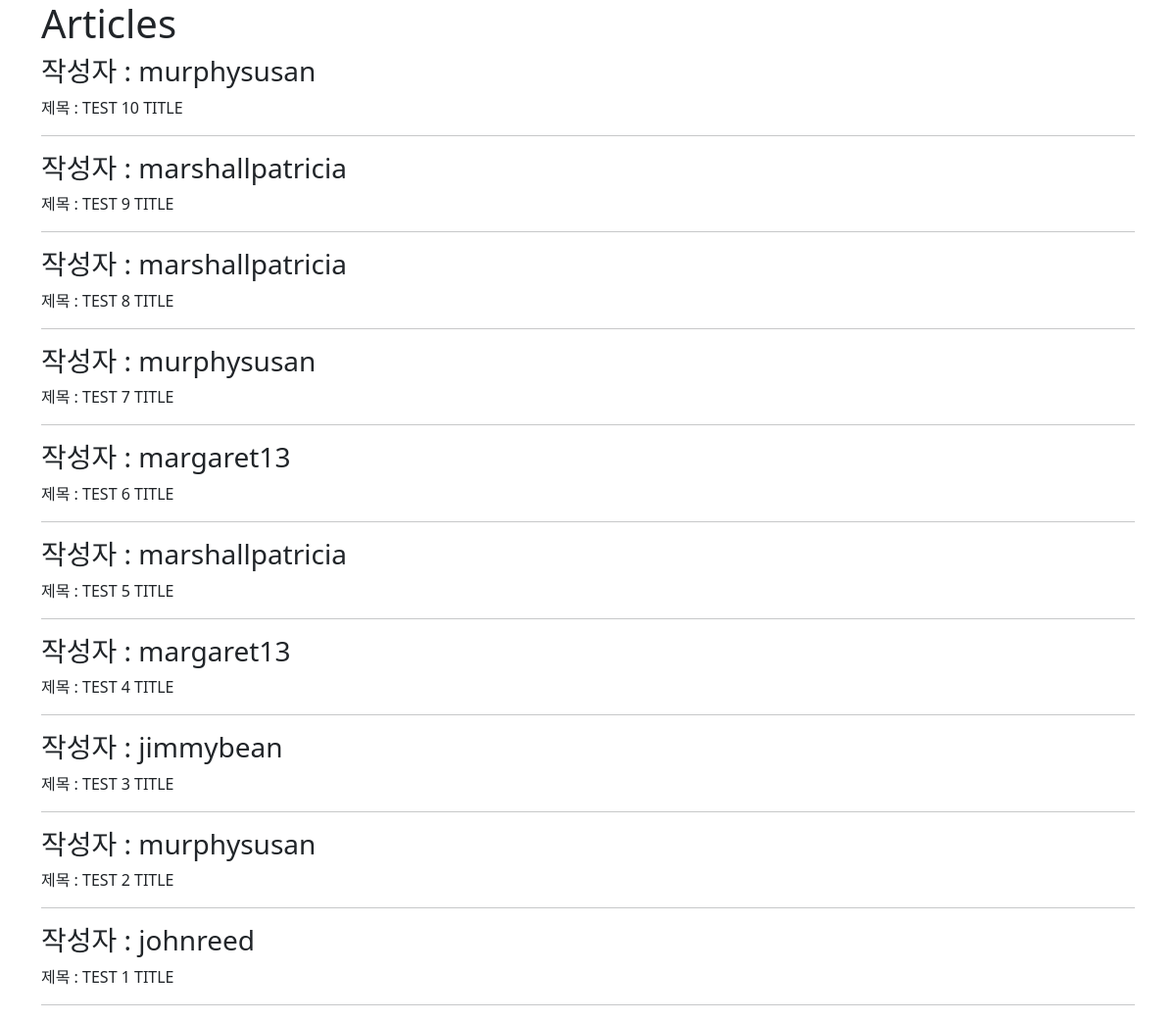
Screenshot of /articles/index-2/ with the database file from the repository.
### articles/models.py (models this page shows, shortened)
class Article(models.Model):
    user = models.ForeignKey(settings.AUTH_USER_MODEL, on_delete=models.CASCADE)
    like_users = models.ManyToManyField(settings.AUTH_USER_MODEL, related_name='like_articles')
    title = models.CharField(max_length=10)
    content = models.TextField()
    created_at = models.DateTimeField(auto_now_add=True)
    updated_at = models.DateTimeField(auto_now=True)

### accounts/models.py (models this page shows)
class User(AbstractUser):
    pass

### articles/views.py (the view)
# urls.py: path('index-2/', views.index_2),
def index_2(request):
    articles = Article.objects.select_related('user').order_by('-pk')
    context = {
        'articles': articles,
    }
    return render(request, 'articles/index_2.html', context)

### articles/templates/articles/index_2.html
{% extends 'base.html' %}
{% block content %}
  <h1>Articles</h1>
{% for article in articles %}
  <h3>작성자 : {{ article.user.username }}</h3>
  <p>제목 : {{ article.title }}</p>
  <hr>
{% endfor %}
{% endblock content %}

### rows the page displays
Article: user.username "murphysusan", title "TEST 10 TITLE"
Article: user.username "marshallpatricia", title "TEST 9 TITLE"
Article: user.username "marshallpatricia", title "TEST 8 TITLE"
Article: user.username "murphysusan", title "TEST 7 TITLE"
Article: user.username "margaret13", title "TEST 6 TITLE"
Article: user.username "marshallpatricia", title "TEST 5 TITLE"
Article: user.username "margaret13", title "TEST 4 TITLE"
Article: user.username "jimmybean", title "TEST 3 TITLE"
Article: user.username "murphysusan", title "TEST 2 TITLE"
Article: user.username "johnreed", title "TEST 1 TITLE"
